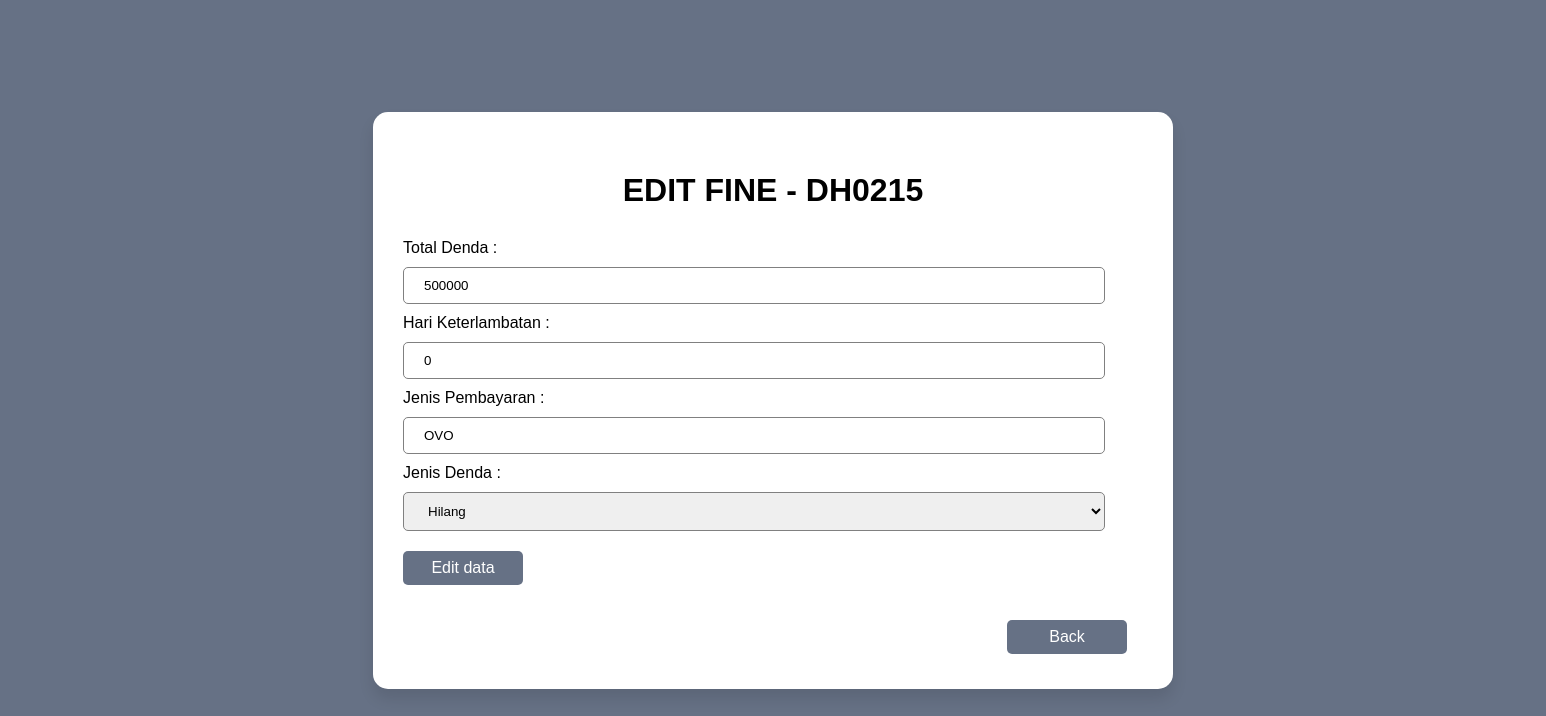
Screenshot of /editFine.php?id=DH0215 with the database file from the repository.
### tables this page shows
CREATE TABLE `denda` (
  `idDenda` char(20) NOT NULL,
  `totalDenda` int(11) DEFAULT NULL,
  `hariKeterlambatan` int(11) DEFAULT NULL,
  `jenisPembayaran` char(20) DEFAULT NULL,
  `jenisDenda` char(20) DEFAULT NULL
);

### editFine.php (the view, shortened to what this page needs)
<?php
$conn = mysqli_connect("localhost", "root", "", "sistemPerpustakaan");
$keyword = $_GET["id"];
$query = "SELECT * FROM denda WHERE idDenda = '$keyword'";
$result = mysqli_query($conn, $query);
$res = mysqli_fetch_assoc($result);
?>
<!DOCTYPE html>
<html lang="en">
<head>
    <link rel="stylesheet" href="editMenu.css">
</head>
<body>
    <div class="container">
        <div class="login">
            <h1>Edit Fine - <?= $res["idDenda"]; ?></h1>
            <form action="" method="post">
                <label for="totalDenda">Total Denda : </label>
                <input type="text" name="totalDenda" id="totalDenda" autocomplete= "off" value="<?= $res["totalDenda"]; ?>" required>
                <label for="hariKeterlambatan">Hari Keterlambatan : </label>
                <input type="text" name="hariKeterlambatan" id="hariKeterlambatan" autocomplete= "off" value="<?= $res["hariKeterlambatan"]; ?>" required>
                <label for="jenisPembayaran">Jenis Pembayaran : </label>
                <input type="text" name="jenisPembayaran" id="jenisPembayaran" autocomplete= "off" value="<?= $res["jenisPembayaran"]; ?>" required>
                <label for="jenisDenda">Jenis Denda : </label>
                <select name="jenisDenda" id="jenisDenda">
                    <option value="<?= $res["jenisDenda"]; ?>"> <?= $res["jenisDenda"]; ?> </option>
                </select>
                <button type="submit" name="editData">Edit data</button>
            </form>
            <form action="" method="post" class="backButton">
                <button type="submit" name="back">Back</button>
            </form>
        </div>
    </div>
</body>
</html>

### editMenu.css (style rules this page uses)
* { margin: 0; padding: 0; box-sizing: border-box; font-family: 'Gill Sans', 'Gill Sans MT', 'Calibri', 'Trebuchet MS', sans-serif; }
body { display: flex; justify-content: center; align-items: center; min-height: 100vh; background: #667185; }
.container { margin: 80px auto; width: 100%; display: flex; max-width: 800px; padding: 10px; background: #fff; border-radius: 15px; box-shadow: 0 10px 15px rgba(0, 0, 0, 0.1); }
form { width: 90%; margin: 10px 20px; }
h1 { margin: 50px 0 30px; text-align: center; font-weight: bolder; text-transform: uppercase; }
input[type=text], select { width: 100%; border: none; outline: none; padding: 10px 20px; border-radius: 5px; box-sizing: border-box; border: 1px solid gray; margin: 10px 0; }
.login { width: 1500px; }
button { border: none; outline: none; padding: 8px; width: 120px; color: #fff; font-size: 16px; cursor: pointer; margin-top: 10px; margin-bottom: 15px; border-radius: 5px; background: #667185; }
.backButton { margin-left: 80%; }

### rows the page displays
denda: idDenda "DH0215", totalDenda "500000", hariKeterlambatan "0", jenisPembayaran "OVO", jenisDenda "Hilang"
